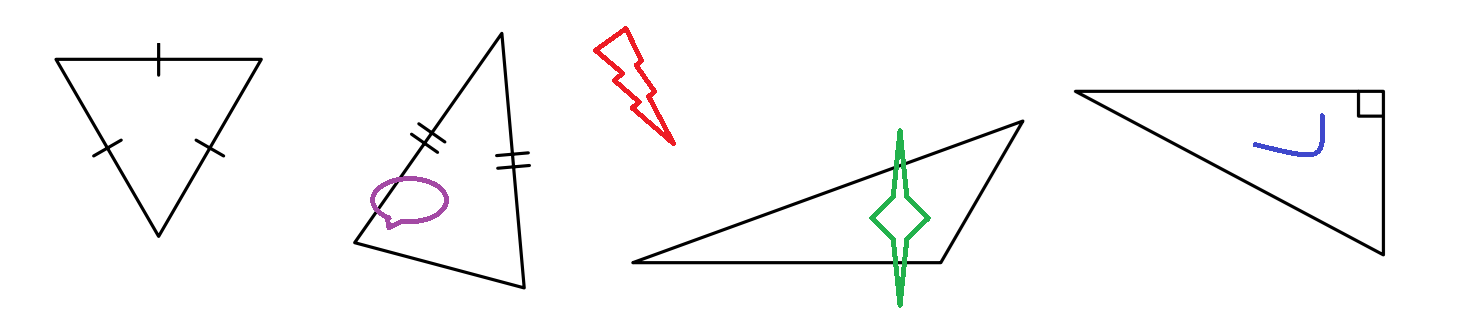
#> input picture Assets/four_triangles_example.png, 1467 x 315 px
$ python medium_lines.py
#> lines starting #> are read from the running program, lines starting #| are printed output that depends on the picture; after the words box and inside, x2 and y2 are one past the last pixel; in counts of white or black regions, pixels touching at a corner belong together
#%%
import cv2
import numpy as np
import matplotlib.pyplot as plt

# Function to display images
def display_image(title, image, cmap='gray'):
    plt.figure(figsize=(10, 5))
    plt.imshow(image, cmap=cmap)
    plt.title(title)
    plt.axis('off')
    plt.show()

# Load the input image
input_image_path = 'Assets/four_triangles_example.png'
image = cv2.imread(input_image_path, cv2.IMREAD_GRAYSCALE)
#> image: shape (315, 1467); min 0, max 255, mean 247.8

# Check if the image was loaded successfully
if image is None:
    raise FileNotFoundError(f"Unable to load image at path: {input_image_path}")

# Apply Canny edge detection
edges = cv2.Canny(image, 50, 150, apertureSize=3)
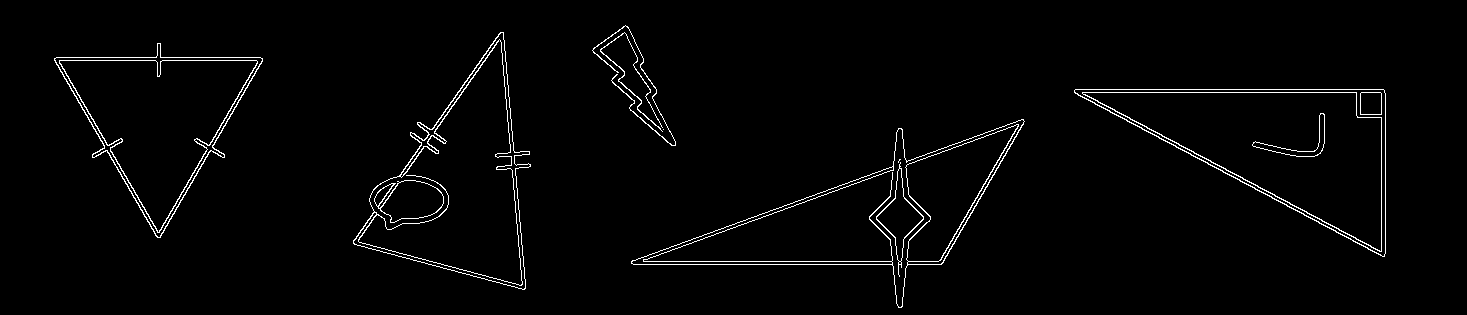
#> edges: shape (315, 1467); 2% white in thin lines or dots, all inside (x1, y1, x2, y2) = (54, 25, 1386, 308)

# Print the dimensions of the image and edges to debug
print(f"Image shape: {image.shape}")
#| Image shape: (315, 1467)
print(f"Edges shape: {edges.shape}")
#| Edges shape: (315, 1467)

# Sliding window parameters
window_size = 100  # Size of the sliding window
step_size = 50     # Step size of the sliding window

# Initialize Hough Transform accumulator for the whole image
height, width = edges.shape
#> height = 315; width = 1467
diag_len = int(np.sqrt(width**2 + height**2))
#> diag_len = 1500
thetas = np.deg2rad(np.arange(-90.0, 90.0))
rhos = np.linspace(-diag_len, diag_len, 2 * diag_len)
#> rhos = 3000 values from -1500 to 1500
hough_space = np.zeros((2 * diag_len, len(thetas)))

# Create a blank image to draw Hough lines
hough_lines_image = np.zeros_like(image)

# Sliding window Hough Transform
for y in range(0, height, step_size):
    for x in range(0, width, step_size):
        # Define the window boundaries
        y_end = min(y + window_size, height)
        x_end = min(x + window_size, width)

        # Extract the window from the edge image
        window = edges[y:y_end, x:x_end]

        # Apply Hough Transform on the window
        lines = cv2.HoughLines(window, 1, np.pi / 180, 80)

        # Accumulate the results
        if lines is not None:
            for rho, theta in lines[:, 0]:
                a = np.cos(theta)
                b = np.sin(theta)
                x0 = a * rho
                y0 = b * rho
                x1 = int(x0 + 1000 * (-b))
                y1 = int(y0 + 1000 * (a))
                x2 = int(x0 - 1000 * (-b))
                y2 = int(y0 - 1000 * (a))
                cv2.line(hough_lines_image, (x1 + x, y1 + y), (x2 + x, y2 + y), (255, 255, 255), 1)

                # Correct theta_global calculation
                theta_global = int(np.rad2deg(theta)) + 90
                if 0 <= theta_global < len(thetas):
                    rho_global = int(rho + diag_len)
                    if 0 <= rho_global < 2 * diag_len:
                        hough_space[rho_global, theta_global] += 1
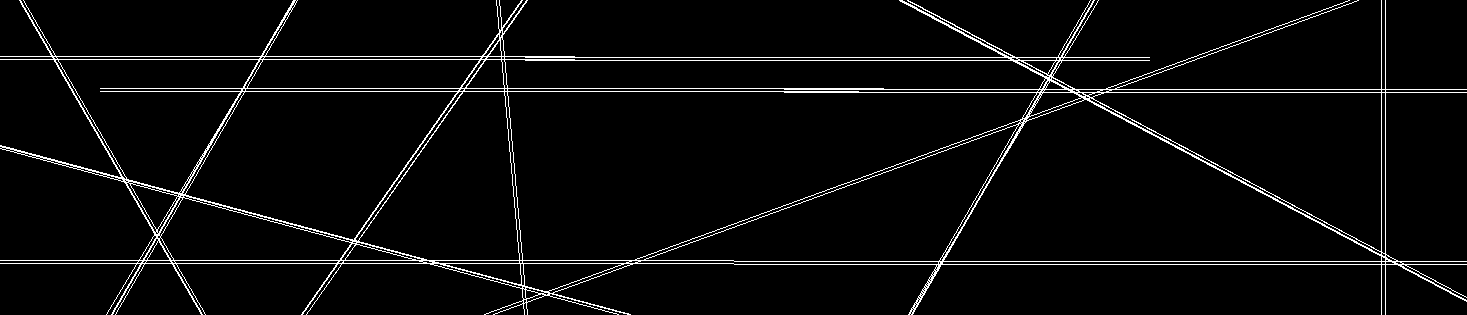
#> hough_lines_image: shape (315, 1467); 4.1% white in thin lines or dots

# Detect triangles
def detect_triangles(lines, edges):
    if lines is None:
        return []
    triangles = []
    for i in range(len(lines)):
        for j in range(i + 1, len(lines)):
            for k in range(j + 1, len(lines)):
                line1 = lines[i][0]
                line2 = lines[j][0]
                line3 = lines[k][0]
                points = []
                for line_a, line_b in [(line1, line2), (line2, line3), (line3, line1)]:
                    rho1, theta1 = line_a
                    rho2, theta2 = line_b
                    A = np.array([[np.cos(theta1), np.sin(theta1)], [np.cos(theta2), np.sin(theta2)]])
                    B = np.array([rho1, rho2])
                    if np.linalg.det(A) != 0:
                        point = np.linalg.solve(A, B)
                        points.append(point)
                if len(points) == 3:
                    triangles.append(points)
    return triangles

# Draw markers for triangle types
triangles = detect_triangles(lines, edges)
#> triangles = []
color_map = {'equilateral': (255, 0, 0), 'isosceles': (0, 255, 0), 'scalene': (0, 0, 255)}
for points in triangles:
    triangle_type = classify_triangle(points)
    color = color_map[triangle_type]
    for point in points:
        point = tuple(map(int, point))
        if 0 <= point[0] < hough_space.shape[1] and 0 <= point[1] < hough_space.shape[0]:
            cv2.rectangle(hough_space, (point[0] - 2, point[1] - 2), (point[0] + 2, point[1] + 2), color, -1)
#> this loop made 0 passes

# Display the Hough transform parameter space with markers
plt.figure(figsize=(10, 10))
plt.imshow(hough_space, cmap='gray', extent=[-90, 90, -diag_len, diag_len], aspect='auto')
plt.title("Hough Transform Parameter Space")
plt.xlabel("Theta (degrees)")
plt.ylabel("Rho (pixels)")
plt.axis('on')
plt.show()

# Display the detected lines
display_image("Detected Lines", hough_lines_image)

# Draw the detected triangles on a black background
triangle_image = np.zeros((image.shape[0], image.shape[1], 3), dtype=np.uint8)
colors = [(255, 0, 0), (0, 255, 0), (0, 0, 255), (255, 255, 0)]
for idx, points in enumerate(triangles):
    points = np.array(points, np.int32)
    if not np.any(np.isnan(points)):
        points = points.reshape((-1, 1, 2))
        color = colors[idx % len(colors)]
        cv2.polylines(triangle_image, [points], isClosed=True, color=color, thickness=2)
#> triangle_image: shape (315, 1467, 3); every value is 0

# Display the detected triangles
display_image("Detected Triangles", triangle_image, cmap=None)

$ run again, with Assets/hough_transform.png copied over Assets/four_triangles_example.png
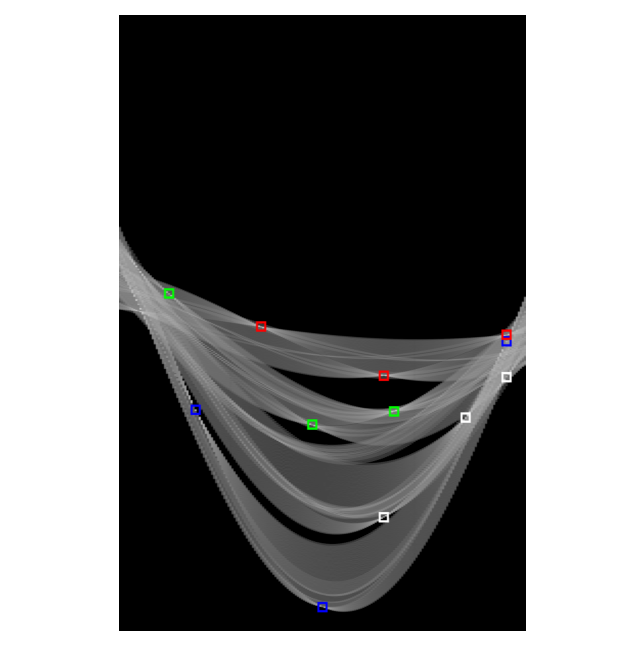
#> input picture Assets/hough_transform.png, 644 x 671 px
#> `edges = cv2.Canny(image, 50, 150, apertureSize=3)`:
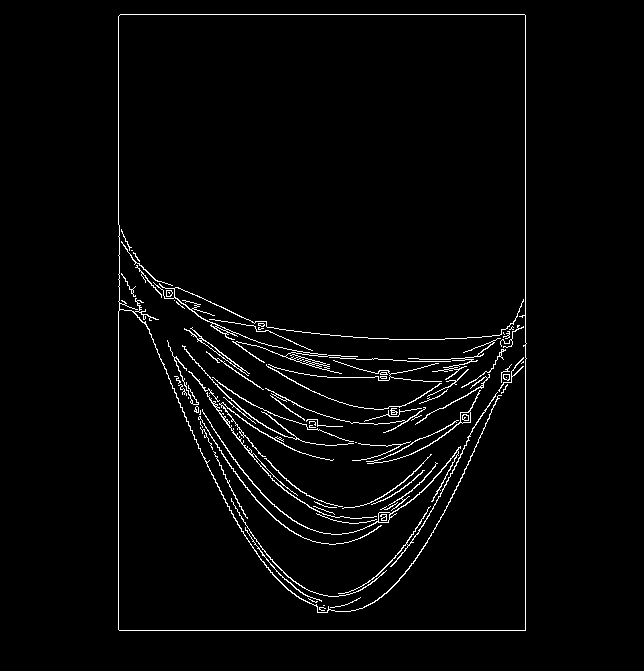
#> edges: shape (671, 644); 2.6% white in thin lines or dots, all inside (x1, y1, x2, y2) = (118, 14, 527, 631)
#| Image shape: (671, 644)
#| Edges shape: (671, 644)
#> after the loop `for y in range(0, height, step_size):`:
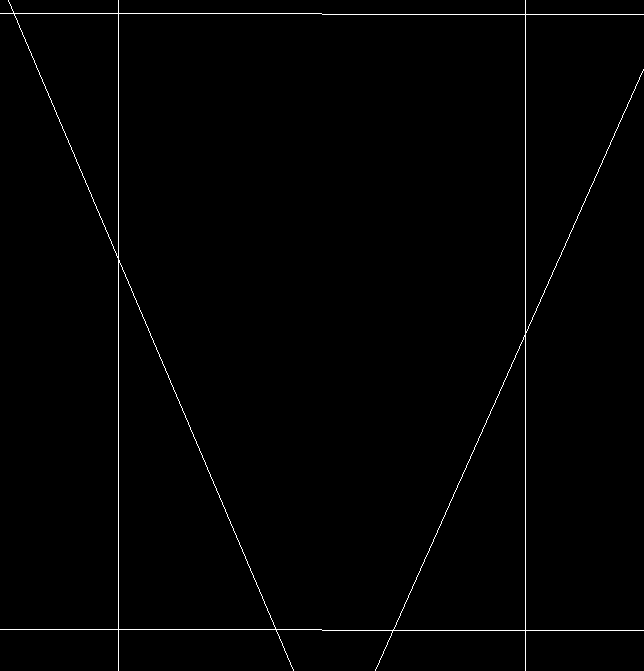
#> hough_lines_image: shape (671, 644); 0.9% white in thin lines or dots
#> triangles = []
